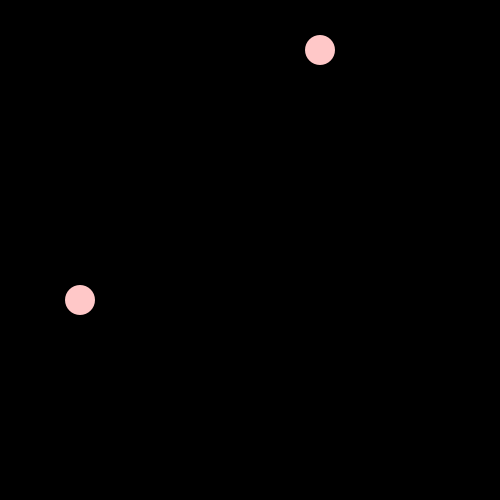
Frame 1 (no input)
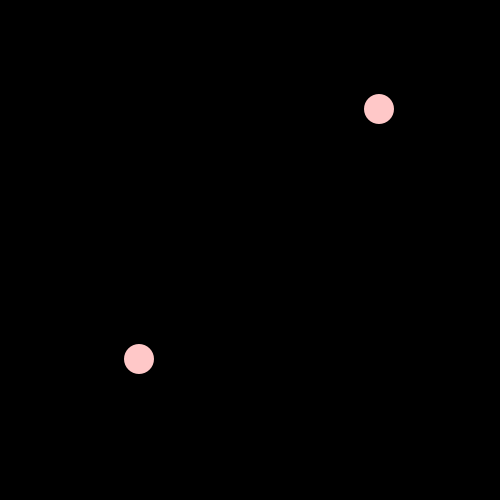
Frame 60 (the mouse pressed at the canvas centre just before this capture)
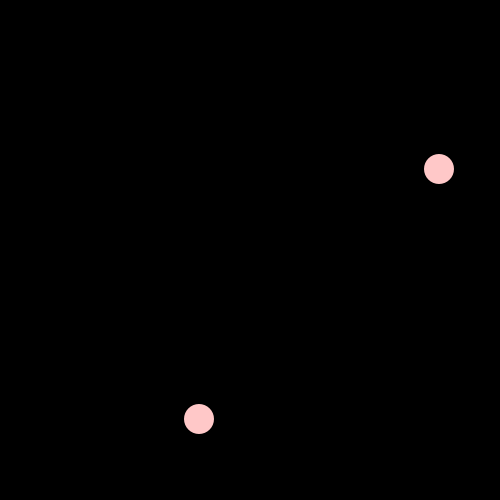
Frame 120 (the mouse held since frame 60 and released just before this capture)

The Processing sketch that drew these frames (run headless with seeded random() and noise(); from frame 60 on, the mouse is pressed at the canvas centre):

// Processing sketch: processing_82600
// ── processing_82600.pde

//Sarah C CP1 16/17 Bouncing Ball

Ball fluffy;
Ball echo;
void setup()
{
  size(500,500); 
  frameRate(95);
  fluffy = new Ball();
  echo = new Ball();
  echo.x = 320;
  echo.y = 50;
}
void draw()
{
  background(0);
  fluffy.show();
  fluffy.move();
  fluffy.bounce();
  echo.show();
  echo.move();
  echo.bounce();
}

class Ball
{
  int x,y;
  boolean up,right;
  Ball()
  {
   x = 80;
   y = 300;
   up = false;
   right = true;
  }
  void show()
  {
    noStroke();
    fill(255,200,200);
    ellipse(x,y,30,30);
  }
  void move()
  {
    if(up == false && right == true)
    {
    x++;
    y++;
    }
    else if (up == true && right == true)
    {
      x++;
      y--;
    }
    else if (up == true && right == false)
    {
      x--;
      y--;
    }
    else if(up == false && right == false)
    {
      x--;
      y++;
    }
  }
  void bounce()
  {
    if(y + 5 > 500)
    {
      up = true;
      right = true;
    }
    if(x + 5 > 500)
    {
      up = true;
      right = false;
    }
    if(y - 5 < 0)
    {
      up = false;
      right = false;
    }
    if(x - 5 < 0)
    {
      up = false;
      right = true;
    }
  }     
}
